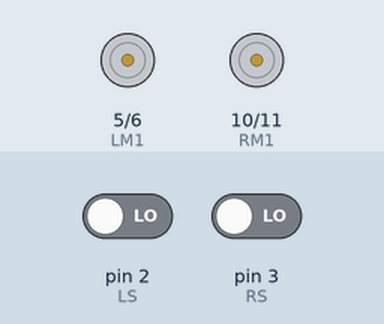
The sketch below on a simulated Arduino Uno, built with avr-gcc and run on an emulated ATmega328P. Parts: motor-driver pin pairs drawn as motors (green arrow = first pin HIGH = forward, orange = second pin HIGH = backward, longer = more drive). The test bench sets the inputs (shaded band); at power-on: pin 2 (LS) LOW, pin 3 (RS) LOW.

Above: at 1.2 s.
1.3 s: pin 2 (LS) driven HIGH
At 2.4 s:
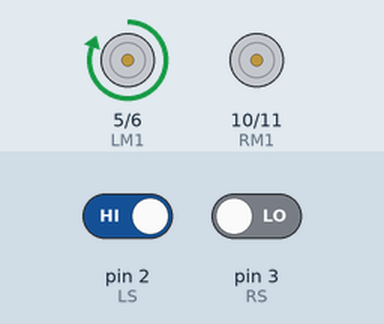
2.8 s: pin 3 (RS) driven HIGH
At 3.5 s:
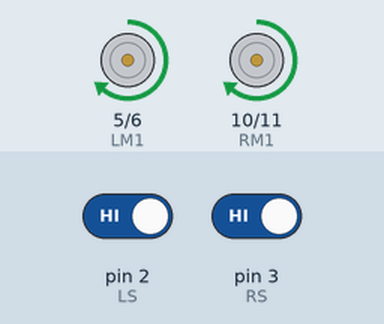
4.3 s: pin 2 (LS) driven LOW
At 4.6 s:
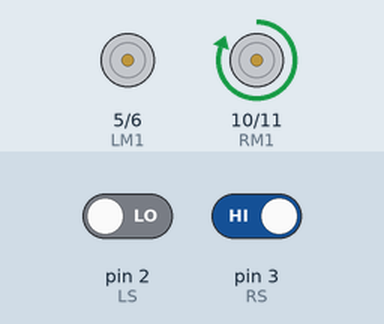
5.8 s: pin 2 (LS) driven HIGH and pin 3 (RS) driven LOW
At 7.0 s:
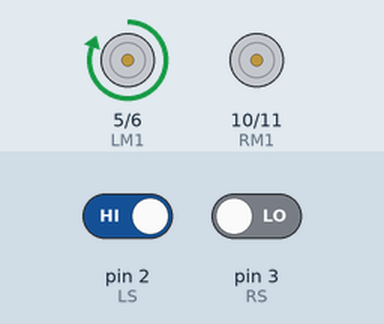
Timing chart, 0 to 8.3 s (numbered marks = the images above; inputs shaded):
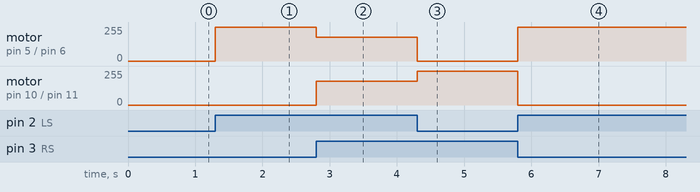

The sketch:

linefollowerHOR.ino
```cpp
/*------ Arduino Line Follower Code----- */
/*-------defining Inputs------*/
#define LS 2      // left sensor
#define RS 3      // right sensor
int vel=180;
/*-------defining Outputs------*/
#define LM1 5      // left motor
#define LM2 6       // left motor
#define RM1 10       // right motor
#define RM2 11       // right motor

void setup()
{
  pinMode(LS, INPUT);
  pinMode(RS, INPUT);
  pinMode(LM1, OUTPUT);
  pinMode(LM2, OUTPUT);
  pinMode(RM1, OUTPUT);
  pinMode(RM2, OUTPUT);
}

void loop()
{
  if(digitalRead(LS) && digitalRead(RS))     // Move Forward
  {
    analogWrite(LM1, vel);
    analogWrite(LM2, LOW);
    analogWrite(RM1, vel);
    analogWrite(RM2, LOW);
  }

  if(!(digitalRead(LS)) && (digitalRead(RS)))     // Turn left
  {
    digitalWrite(LM1, LOW);
    digitalWrite(LM2, LOW);
    digitalWrite(RM1, HIGH);
    digitalWrite(RM2, LOW);
  }

  if(digitalRead(LS) && !(digitalRead(RS)))     // turn right
  {
    digitalWrite(LM1, HIGH);
    digitalWrite(LM2, LOW);
    digitalWrite(RM1, LOW);
    digitalWrite(RM2, LOW);
  }

  if(!(digitalRead(LS)) && !(digitalRead(RS)))     // stop
  {
    digitalWrite(LM1, LOW);
    digitalWrite(LM2, LOW);
    digitalWrite(RM1, LOW);
    digitalWrite(RM2, LOW);
  }
}
```

Measured:
- after the input at 1.3 s, motor on pin 5 (LM1) / pin 6 (LM2): stopped → forward 255/255 at once
- after the input at 2.8 s, motor on pin 5 (LM1) / pin 6 (LM2): forward 255/255 → forward 180/255 at once; motor on pin 10 (RM1) / pin 11 (RM2): stopped → forward 180/255 at once
- after the input at 4.3 s, motor on pin 5 (LM1) / pin 6 (LM2): forward 180/255 → stopped at once; motor on pin 10 (RM1) / pin 11 (RM2): forward 180/255 → forward 255/255 at once
- after the input at 5.8 s, motor on pin 5 (LM1) / pin 6 (LM2): stopped → forward 255/255 at once; motor on pin 10 (RM1) / pin 11 (RM2): forward 255/255 → stopped at once
